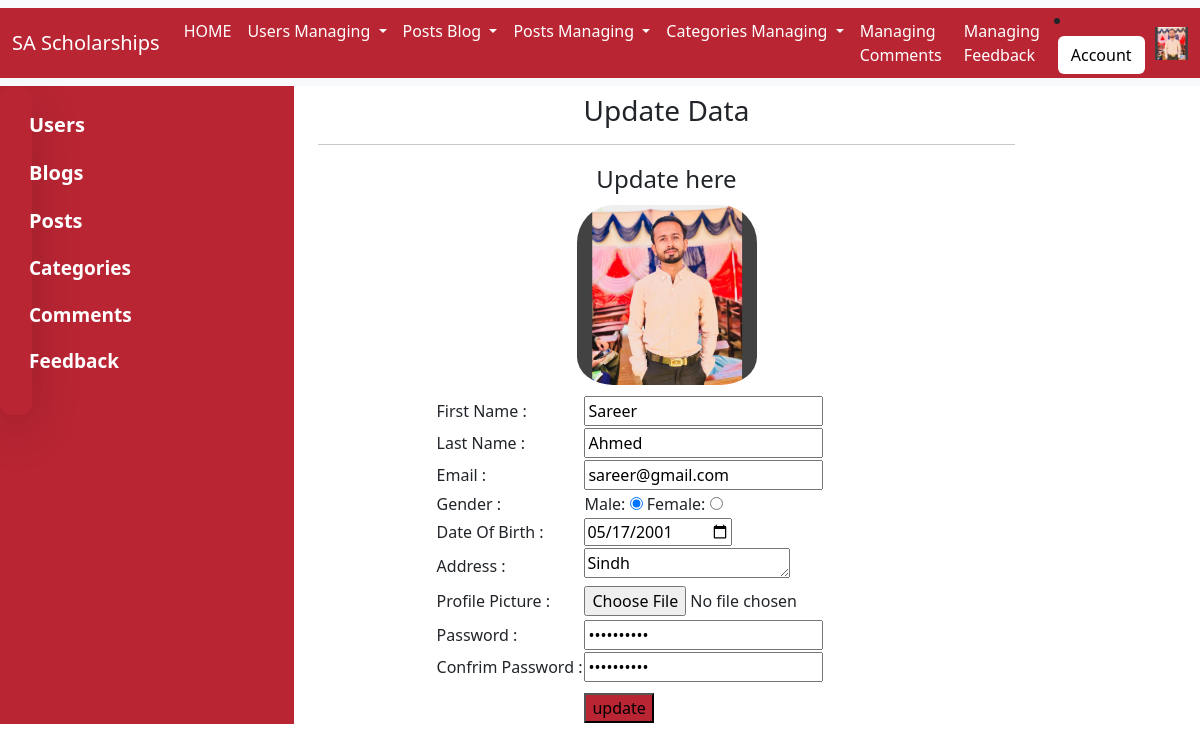
/admin/personal-modify-user.php (signed in), run on the app's committed database.
### tables this page shows
CREATE TABLE `user` (
  `user_id` int(11) NOT NULL AUTO_INCREMENT,
  `role_id` int(11) DEFAULT NULL,
  `first_name` varchar(50) NOT NULL,
  `last_name` varchar(50) NOT NULL,
  `email` varchar(50) DEFAULT NULL,
  `password` text NOT NULL,
  `gender` enum('Male','Female') DEFAULT NULL,
  `date_of_birth` date DEFAULT NULL,
  `user_image` text DEFAULT NULL,
  `address` text DEFAULT NULL,
  `is_approved` enum('Pending','Approved','Rejected') DEFAULT 'Pending',
  `is_active` enum('Active','InActive') DEFAULT NULL,
  `created_at` varchar(200) DEFAULT NULL,
  `updated_at` varchar(200) DEFAULT 'current_timestamp()',
  PRIMARY KEY (`user_id`),
  KEY `role_id` (`role_id`),
  CONSTRAINT `user_ibfk_1` FOREIGN KEY (`role_id`) REFERENCES `role` (`role_id`) ON DELETE CASCADE ON UPDATE CASCADE
);

### admin/session.php (called while the page is built, shortened)
<?php
	require_once '../connection/connection.php';
				if (isset($_SESSION['session_user_id'])) {
					$query_login_user = "SELECT * FROM USER WHERE user_id='".$_SESSION['session_user_id']."'";
					$res_of_cheack_user = mysqli_query($connection, $query_login_user);
					if($res_of_cheack_user->num_rows>0){
					$login_user_data = mysqli_fetch_assoc($res_of_cheack_user);
					}
				}
 ?>

### admin/personal-modify-user.php (the view, shortened to what this page needs)
<?php
	require_once 'session.php';
	$query_login_user = "SELECT * FROM USER WHERE user_id='".$_SESSION['session_user_id']."'";
	$res_of_cheack_user = mysqli_query($connection, $query_login_user);
		if($res_of_cheack_user->num_rows>0){
			$user_data = mysqli_fetch_assoc($res_of_cheack_user);
						   	extract($user_data);
				}
?>
<!DOCTYPE html>
<html>
<head>
	<link rel="stylesheet" href="../bootstrap/css/bootstrap.min.css">
</head>
<body>
					<div class="col-12 sticky-top" id="navbar">
	      			<?php include_once("navbar.php");  ?>
					</div>
	      			 <div class="row">
		   		<div class="col-3" style="background-color: #B92533; ">
		   		<div class="col-lg-1">
			 		<?php include_once("sidebar/index.php"); ?>
			 	</div>
		   	</div>
				<div class="container col-lg-9">
						<div class="col-10 mt-2">
	      						<div class="row container-fluid">
			    <center>
					<h3>Update Data</h3><hr/>
					<fieldset>
						<legend>Update here</legend>
						<form action="../update_process-admin.php" method="POST" enctype="multipart/form-data">
							<table>
								<center>
								<img   style="width: 180px; border-radius: 20%; padding-bottom: 10px;" src="<?php echo "../".$user_image ?>">
								</center>
								<tr>
									<td> First Name : </td>
									<td>
										<input type="text" name="first_name" id="first_name" value="<?php echo $first_name ?>" >
									</td>
								</tr>
								<tr>
									<td> Last Name : </td>
									<td>
										<input type="text" name="last_name" id="last_name" value="<?php echo $last_name ?>" >
									</td>
								</tr>
								<tr>
									<td> Email : </td>
									<td>
										<input type="text" name="email" id="email"
										value="<?php echo $email ?>">
									</td>
								</tr>
								<tr>
									<td> Gender : </td>
									<td>
										<?php if ($gender=="Male") {
												$male ="checked";
												$female ="unchecked";
											}
										 ?>
										Male: <input type="radio" name="gender" id="gender_male" <?php echo $male?> checked value="Male">
										Female: <input type="radio" name="gender" id="gender_female"  <?php echo $female?> value="Female">
									</td>
								</tr>
								<tr>
									<td> Date Of Birth : </td>
									<td>
										<input type="date" name="date_of_birth" id="date_of_birth" value="<?php echo $date_of_birth ?>">
									</td>
								</tr>
								<tr>
									<td> Address : </td>
									<td>
										<textarea name="address" id="address" rows="1"><?php echo $address ?></textarea>
									</td>
								</tr>
								<tr>
									<td> Profile Picture : </td>
									<td>
										<input type="file" name="new_profile_pic"/>
									</td>
								</tr>
								<tr>
									<td>
									</td>
								</tr>
								<tr>
									<td>Password : </td>
									<td>
									 <input type="password" name="first_password" id="first_password" value="<?php echo $password ?>" >
									</td>
								</tr>
								<tr>
									<td>Confrim Password : </td>
									<td>
									 <input type="password" name="confrim_password" id="confrim_password" value="<?php echo $password ?>">
									</td>
								</tr>
								<tr >
									<td></td>
									<td style="padding-top: 10px; " >
										<input style="background-color:#B92533" type="submit" name="update" value="update" onclick="return update_form()">
									</td>
								</tr>
							</table>
						</form>
					</fieldset>
				</center>
	    </div>
	      					</div>
					</div>
				</div>
</body>
</html>

### admin/navbar.php (shortened to what this page needs)
  			<nav class="navbar navbar-expand-lg bg-body-tertiary " >
  <div class="container-fluid" id="navbar">
    <a class="navbar-brand" href="../index.php">SA Scholarships</a>
    <div class="collapse navbar-collapse" id="navbarSupportedContent">
      <ul class="navbar-nav me-auto mb-2 mb-lg-0">
        <li class="nav-item">
          <a class="nav-link active" aria-current="page"id="navbar_tabs" href="index.php">HOME</a>
        </li>
        <li class="nav-item dropdown">
          <a class="nav-link dropdown-toggle" href="#" role="button" data-bs-toggle="dropdown" aria-expanded="false">
            Users Managing
          </a>
        </li>
        <li class="nav-item dropdown">
          <a class="nav-link dropdown-toggle" href="#" role="button" data-bs-toggle="dropdown" aria-expanded="false">
            Posts Blog
          </a>
        </li>
        <li class="nav-item dropdown">
          <a class="nav-link dropdown-toggle" href="#" role="button" data-bs-toggle="dropdown" aria-expanded="false">
            Posts Managing
          </a>
        </li>
         <li class="nav-item dropdown">
          <a class="nav-link dropdown-toggle" href="#" role="button" data-bs-toggle="dropdown" aria-expanded="false">
            Categories Managing
          </a>
        </li>
        <li class="nav-item">
          <a class="nav-link" href="view-all-comments.php">Managing Comments</a>
        </li>
         <li class="nav-item">
          <a class="nav-link" href="view-all-feedback.php">Managing Feedback</a>
        </li>
      </ul>
			<li class="nav-item dropdown">
	          <a class="btn m-1" role="button" data-bs-toggle="dropdown" aria-expanded="false" style="background-color: white; color: black; ">Account</a>
	        </li>
	        <img class="" src=" <?php echo "../".$login_user_data['user_image']; ?>" style="width: 33px; height: 33px;">
    </div>
  </div>
</nav>

### admin/personal-modify-user.php (style rules this page uses)
.navbar-brand, .nav-link { color: white; }
#navbar { background-color: #B92533; }
#navbar_tabs { color: white; }

### data on the page
user: user_image (picture), first_name "Sareer", last_name "Ahmed", email "sareer@gmail.com", date_of_birth "05/17/2001", address "Sindh"
